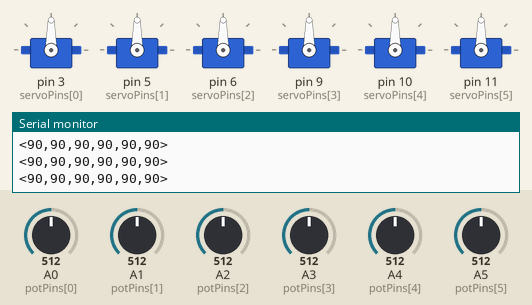
This sketch was run on a simulated Arduino Uno, built with avr-gcc and run on an emulated ATmega328P. Shown: 6 × servo, the last lines printed to the serial monitor. Inputs (shaded band) come from the test bench; at power-on: A0 (potPins[0]) = 512, A1 (potPins[1]) = 512, A2 (potPins[2]) = 512, A3 (potPins[3]) = 512, A4 (potPins[4]) = 512, A5 (potPins[5]) = 512.

Above: at 1.2 s.
1.3 s: A0 (potPins[0]) set to 564
At 2.4 s:
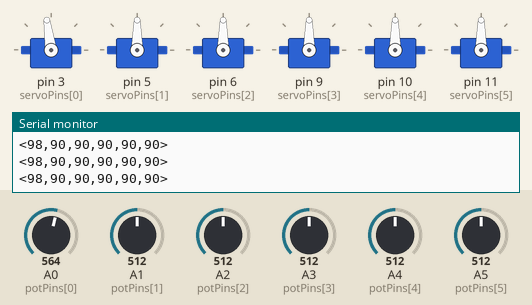
4.3 s: A0 (potPins[0]) set to 587
At 5.5 s:
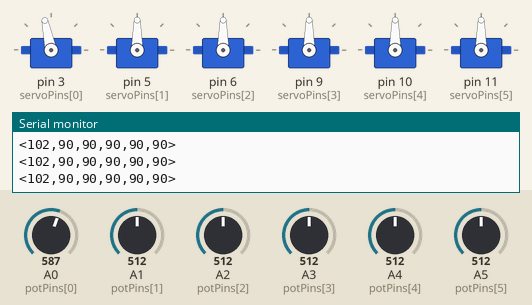
5.8 s: A1 (potPins[1]) set to 716
At 6.3 s:
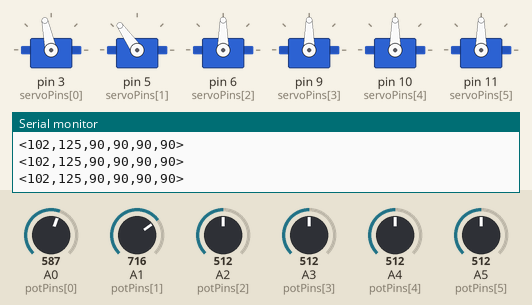
7.5 s: A2 (potPins[2]) set to 716
At 8.9 s:
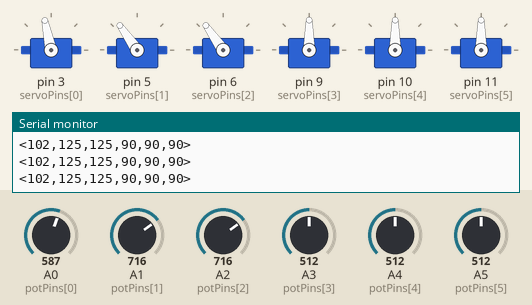
9.2 s: A3 (potPins[3]) set to 716
At 10.0 s:
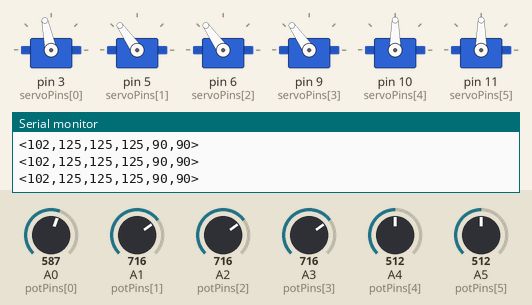
10.9 s: A4 (potPins[4]) set to 716
At 12.5 s:
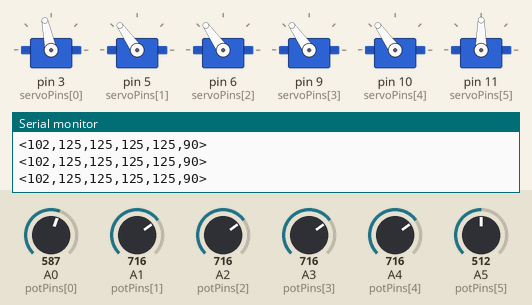
Timing chart, 0 to 13.6 s (numbered marks = the images above; inputs shaded):
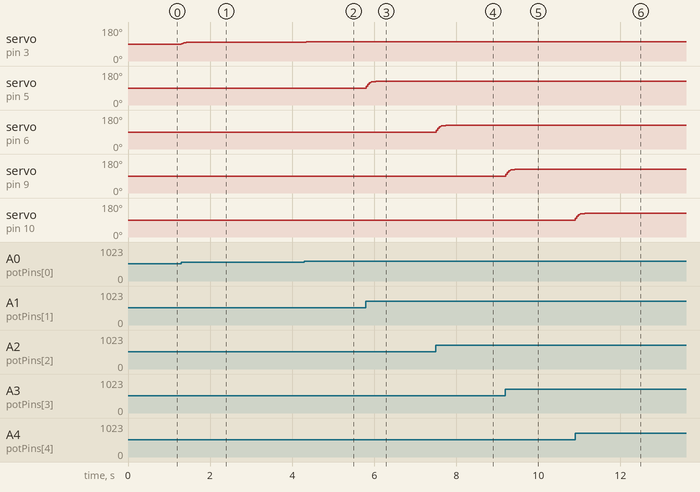

The sketch:

Master_Arm.ino
```cpp
/*
=========================================================
 Industrial Pick & Place Bilateral Robot Arm
 Master Arm Controller

 Board  : Arduino UNO
 Language : Embedded C (Arduino)

 Features
 --------
 ✔ Reads 6 potentiometers
 ✔ Drives 6 master servos
 ✔ Sends joint angles through Serial
 ✔ Two finger gripper support
 ✔ Motion smoothing
=========================================================
*/

#include <Servo.h>

#define NUM_SERVOS 6

// ---------------- Servo Pins ----------------

const byte servoPins[NUM_SERVOS] =
{
  3,
  5,
  6,
  9,
  10,
  11
};

// ---------------- Pot Pins ----------------

const byte potPins[NUM_SERVOS] =
{
  A0,
  A1,
  A2,
  A3,
  A4,
  A5
};

Servo servo[NUM_SERVOS];

int angle[NUM_SERVOS];
int filtered[NUM_SERVOS];

// smoothing

const byte alpha = 4;

//=========================================================

void setup()
{
  Serial.begin(115200);

  for(int i=0;i<NUM_SERVOS;i++)
  {
      servo[i].attach(servoPins[i]);

      filtered[i]=analogRead(potPins[i]);
  }
}

//=========================================================

void loop()
{

  for(int i=0;i<NUM_SERVOS;i++)
  {

      int value=analogRead(potPins[i]);

      filtered[i]=filtered[i]+((value-filtered[i])/alpha);

      angle[i]=map(filtered[i],0,1023,0,180);

      angle[i]=constrain(angle[i],0,180);

      servo[i].write(angle[i]);
  }

  sendPacket();

  delay(15);

}

//=========================================================

void sendPacket()
{

    Serial.print('<');

    for(int i=0;i<NUM_SERVOS;i++)
    {

        Serial.print(angle[i]);

        if(i<NUM_SERVOS-1)
            Serial.print(',');

    }

    Serial.println('>');

}

/*
Example Packet

<90,120,45,80,100,35>

Slave receives these values and
moves the servos.
*/
```

Measured:
- after the input at 1.3 s, servo on pin 3 (servoPins[0]): 90° → 98° at once
- after the input at 4.3 s, servo on pin 3 (servoPins[0]): 98° → 102° at once
- after the input at 5.8 s, servo on pin 5 (servoPins[1]): 90° → 125° at once
- after the input at 7.5 s, servo on pin 6 (servoPins[2]): 90° → 125° at once
- after the input at 9.2 s, servo on pin 9 (servoPins[3]): 90° → 125° at once
- after the input at 10.9 s, servo on pin 10 (servoPins[4]): 90° → 125° at once
